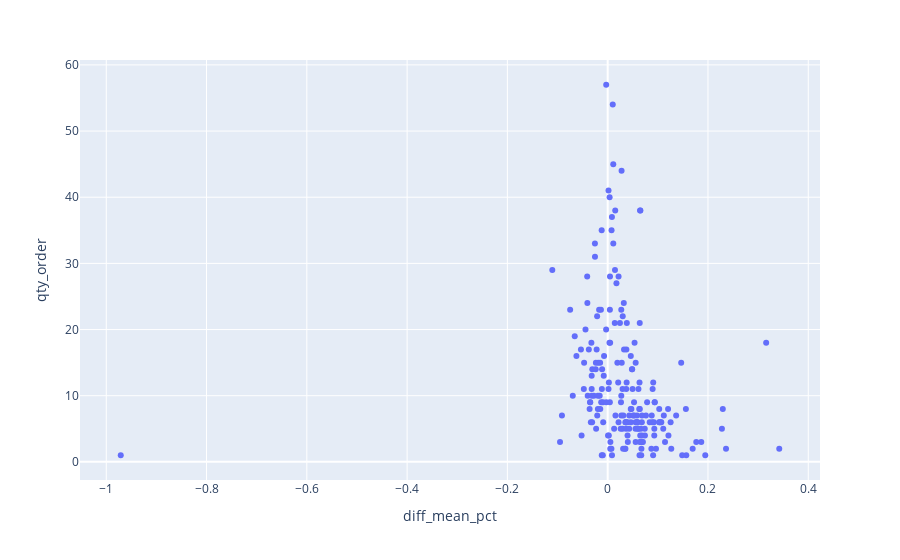
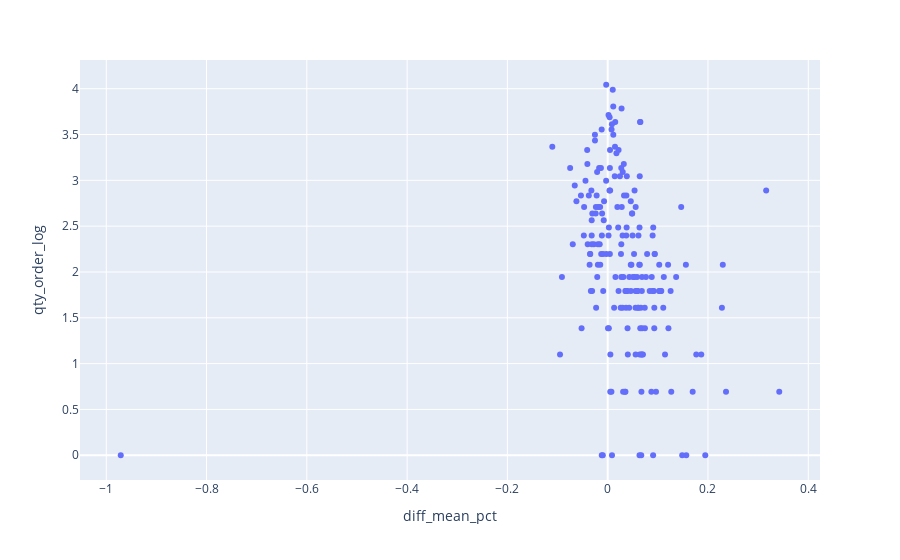

Source (notebook cell) for these figures, in order:
### Code cell
prod_id = "P3"
fig = px.scatter(df[df.prod_id == prod_id], x="diff_mean_pct", y="qty_order")
fig.show()

fig = px.scatter(df[df.prod_id == prod_id], x="diff_mean_pct", y="qty_order_log")
fig.show()

### Figure 1 — Plotly figure (JSON) as saved in the notebook; plotly's stock layout.template omitted (floating-point values rounded to 4 significant figures; data arrays with more than 128 entries replaced by an {"elided": "..."} marker saying what was removed)
{"data": [{"hovertemplate": "diff_mean_pct=%{x}<br>qty_order=%{y}<extra></extra>", "legendgroup": "", "marker": {"color": "#636efa", "symbol": "circle"}, "mode": "markers", "name": "", "orientation": "v", "showlegend": false, "type": "scatter", "x": {"elided": "200 float values"}, "xaxis": "x", "y": {"elided": "200 int values"}, "yaxis": "y"}], "layout": {"autosize": true, "legend": {"tracegroupgap": 0}, "margin": {"t": 60}, "xaxis": {"anchor": "y", "autorange": true, "domain": [0, 1], "range": [-1.053, 0.4242], "title": {"text": "diff_mean_pct"}, "type": "linear"}, "yaxis": {"anchor": "x", "autorange": true, "domain": [0, 1], "range": [-3.336, 61.34], "title": {"text": "qty_order"}, "type": "linear"}}}

### Figure 2 — Plotly figure (JSON) as saved in the notebook; plotly's stock layout.template omitted (floating-point values rounded to 4 significant figures; data arrays with more than 128 entries replaced by an {"elided": "..."} marker saying what was removed)
{"data": [{"hovertemplate": "diff_mean_pct=%{x}<br>qty_order_log=%{y}<extra></extra>", "legendgroup": "", "marker": {"color": "#636efa", "symbol": "circle"}, "mode": "markers", "name": "", "orientation": "v", "showlegend": false, "type": "scatter", "x": {"elided": "200 float values"}, "xaxis": "x", "y": {"elided": "200 float values"}, "yaxis": "y"}], "layout": {"autosize": true, "legend": {"tracegroupgap": 0}, "margin": {"t": 60}, "xaxis": {"anchor": "y", "autorange": true, "domain": [0, 1], "range": [-1.053, 0.4242], "title": {"text": "diff_mean_pct"}, "type": "linear"}, "yaxis": {"anchor": "x", "autorange": true, "domain": [0, 1], "range": [-0.313, 4.356], "title": {"text": "qty_order_log"}, "type": "linear"}}}
